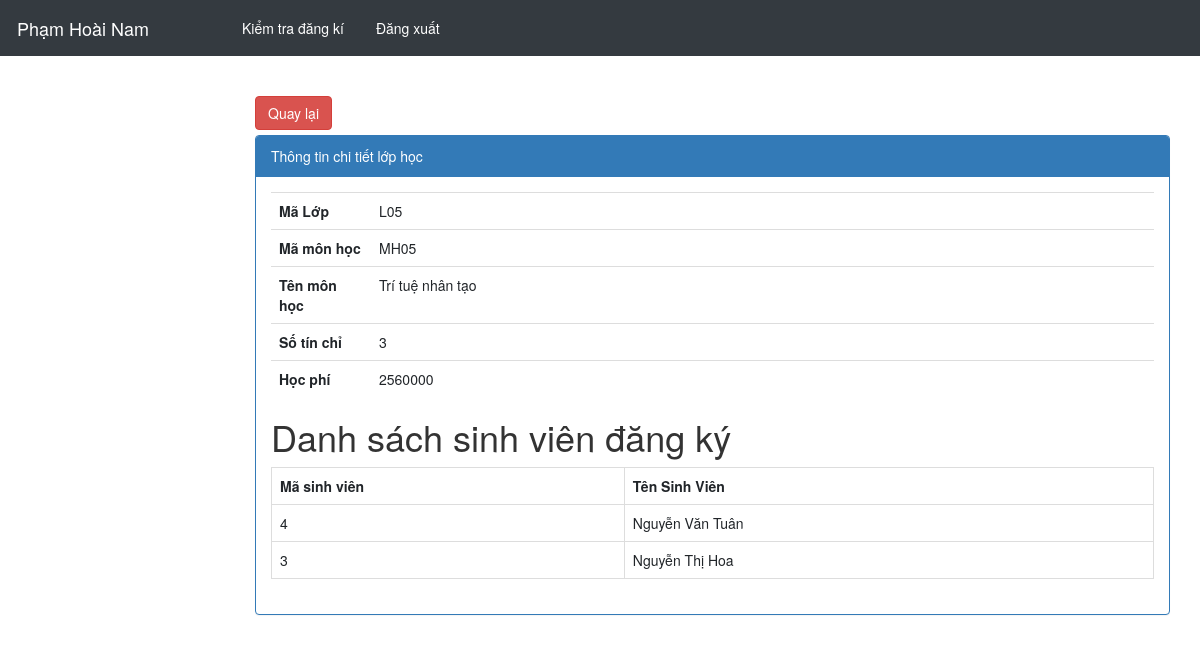
The page /admin/index.php?controller=KtraDki&action=detail&id=L05 (signed in) on the database its author committed.
### tables this page shows
CREATE TABLE `lop` (
  `MaLop` varchar(11) NOT NULL,
  `MaMH` varchar(11) NOT NULL
);

CREATE TABLE `monhoc` (
  `MaMH` varchar(11) NOT NULL,
  `TenMH` varchar(500) NOT NULL,
  `SoTinChi` int(11) NOT NULL,
  `HocPhi` double NOT NULL
);

CREATE TABLE `nguoidung` (
  `MaNguoiDung` int(11) NOT NULL,
  `Ten` varchar(255) NOT NULL,
  `Email` varchar(100) NOT NULL,
  `MatKhau` varchar(100) NOT NULL,
  `Admin` int(11) NOT NULL DEFAULT 0,
  `DiaChi` varchar(500) NOT NULL,
  `SDT` varchar(100) NOT NULL
);

### admin/controllers/KtraDkiController.php (called while the page is built, shortened)
<?php
	include "models/KtraDkiModel.php";
	class KtraDkiController extends Controller{
		public function detail(){
			$maLop = isset($_GET["id"]) ? $_GET["id"] : 0;
			$data = $this->getTTLop($maLop);
			$dssv = $this->getDsSV($maLop);
			$this->loadView("ChiTietDkiView.php",array('data'=>$data,'dssv'=>$dssv));
		}
	}
 ?>

### admin/models/KtraDkiModel.php (called while the page is built, shortened)
<?php
	trait KtraDkiModel{
		public function getTTLop($maLop){
			$conn = Connection::getInstance();
			$query = $conn->prepare("select * from lop l inner join monhoc mh on l.MaMH = mh.MaMH where MaLop=:_MaLop");
				$query->execute(array("_MaLop"=>$maLop));
			return $query->fetch();
		}
		public function getDsSV($maLop){
			$conn = Connection::getInstance();
			$query = $conn->prepare("select DISTINCT nd.MaNguoiDung, Ten from chitietlop ct inner join nguoidung nd on ct.MaNguoiDung = nd.MaNguoiDung where MaLop=:_MaLop");
				$query->execute(array("_MaLop"=>$maLop));
			return $query->fetchAll();
		}
	}
 ?>

### admin/views/ChiTietDkiView.php (the view, shortened to what this page needs)
<div class="col-md-12">
    <div style="margin-bottom:5px;">
        <input onclick="history.go(-1);" type="button" value="Quay lại" class="btn btn-danger">
    </div>
    <div class="panel panel-primary">
        <div class="panel-heading">Thông tin chi tiết lớp học</div>
        <div class="panel-body">
            <table class="table">
                <tr>
                    <th style="width: 100px;">Mã Lớp</th>
                    <td><?php echo $data->MaLop; ?></td>
                </tr>
                <tr>
                    <th style="width: 100px;">Mã môn học</th>
                    <td><?php echo $data->MaMH; ?></td>
                </tr>
                <tr>
                    <th style="width: 100px;">Tên môn học</th>
                    <td><?php echo $data->TenMH; ?></td>
                </tr>
                <tr>
                    <th style="width: 100px;">Số tín chỉ</th>
                    <td><?php echo $data->SoTinChi; ?></td>
                </tr>
                <tr>
                    <th style="width: 100px;">Học phí</th>
                    <td><?php echo $data->HocPhi; ?></td>
                </tr>
            <table class="table table-bordered table-hover">
                <h1>Danh sách sinh viên đăng ký</h1>
                <tr>
                    <th style="width: 100px;">Mã sinh viên</th>
                    <th style="width:150px;">Tên Sinh Viên</th>
                </tr>
                <?php foreach ($dssv as $value): ?>
                    <tr>
                        <td><?php echo $value->MaNguoiDung; ?></td>
                        <td><?php echo $value->Ten; ?></td>
                    </tr>
                <?php endforeach ?>
            </table>
        </div>
    </div>
</div>

### rows shown on the page
lop: MaLop "L05", monhoc.MaMH "MH05", monhoc.TenMH "Trí tuệ nhân tạo", monhoc.SoTinChi "3", monhoc.HocPhi "2560000"
nguoidung: MaNguoiDung "4", Ten "Nguyễn Văn Tuân"
nguoidung: MaNguoiDung "3", Ten "Nguyễn Thị Hoa"
